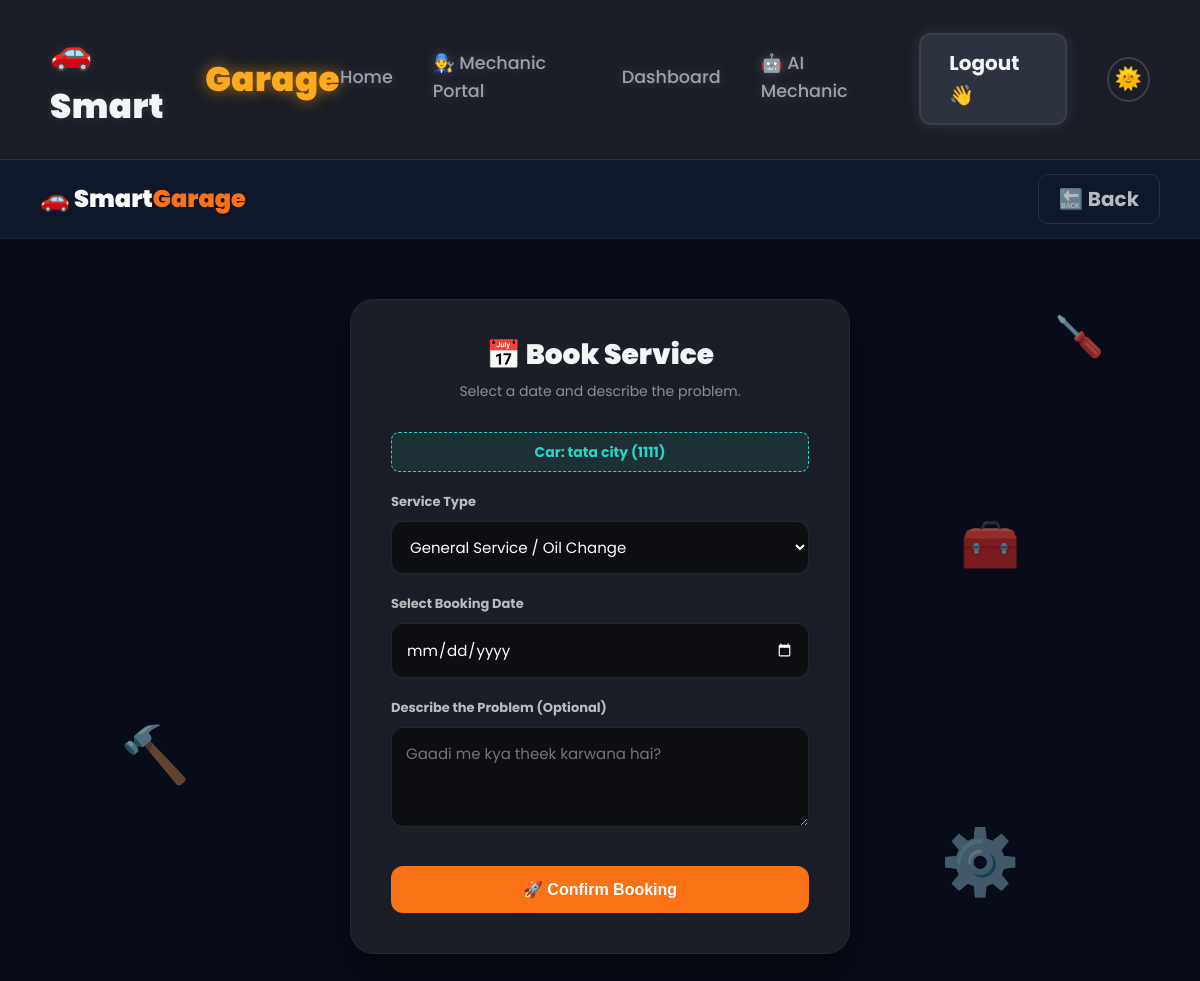
The page /bookings/create/2/ (signed in) on the database its author committed.
### customers/models.py (models this page shows, shortened)
class Vehicle(models.Model):
    FUEL_CHOICES = (
        ('Petrol', 'Petrol'),
        ('Diesel', 'Diesel'),
        ('CNG', 'CNG'),
        ('EV', 'Electric (EV)'),
    )
    owner = models.ForeignKey(settings.AUTH_USER_MODEL, on_delete=models.CASCADE, related_name='vehicles')
    registration_number = models.CharField(max_length=20, unique=True, help_text="e.g. MH 04 AB 1234")
    brand = models.CharField(max_length=50, help_text="e.g. Honda, Tata, Hyundai")
    car_model = models.CharField(max_length=50, help_text="e.g. City, Nexon, i20")
    fuel_type = models.CharField(max_length=20, choices=FUEL_CHOICES, default='Petrol')
    manufacturing_year = models.PositiveIntegerField()
    mileage = models.PositiveIntegerField(help_text="Current KMs driven", default=0)
    created_at = models.DateTimeField(auto_now_add=True)

### bookings/views.py (the view)
# urls.py: path('create/<int:vehicle_id>/', views.create_booking, name='create_booking'),
@login_required
def create_booking(request, vehicle_id):
    vehicle = get_object_or_404(Vehicle, id=vehicle_id, owner=request.user)
    if request.method == 'POST':
        form = BookingForm(request.POST)
        if form.is_valid():
            booking = form.save(commit=False)
            booking.customer = request.user
            booking.vehicle = vehicle
            booking.save()
            messages.success(request, 'Service successfully booked! Hum aapka wait karenge.')
            return redirect('core:customer_dashboard')
    else:
        form = BookingForm()
    return render(request, 'bookings/create_booking.html', {'form': form, 'vehicle': vehicle})

### bookings/forms.py
class BookingForm(forms.ModelForm):
    class Meta:
        model = Booking
        fields = ['service_type', 'booking_date', 'problem_description']
        widgets = {
            'booking_date': forms.DateInput(attrs={'type': 'date'}),
            'problem_description': forms.Textarea(attrs={'rows': 3, 'placeholder': 'Gaadi me kya theek karwana hai?'}),
        }
    def __init__(self, *args, **kwargs):
        super().__init__(*args, **kwargs)
        for field in self.fields.values():
            field.widget.attrs.update({'class': 'form-input'})

### core/context_processors.py (called while the page is built)
def site_settings(request):
    return {
        'SITE_NAME': 'Smart Garage',
        'SITE_TAGLINE': 'Premium Vehicle Service, Simplified.',
    }

### templates/bookings/create_booking.html (shortened to what this page needs)
{% extends "base.html" %}
{% block content %}
<nav class="nav">
  <a href="/" class="logo">
    🚗 Smart<span>Garage</span>
  </a>
  <div>
    <a href="{% url 'core:dashboard_redirect' %}" class="nbtn nlogin">🔙 Back</a>
  </div>
</nav>
<div class="form-container">
  <h2>📅 Book Service</h2>
  <p>Select a date and describe the problem.</p>
  <div class="v-badge">
    Car: {{ vehicle.brand }} {{ vehicle.car_model }} ({{ vehicle.registration_number }})
  </div>
  <form method="post">
    <div class="field">
      <label>Service Type</label>
      {{ form.service_type }}
    </div>
    <div class="field">
      <label>Select Booking Date</label>
      {{ form.booking_date }}
    </div>
    <div class="field">
      <label>Describe the Problem (Optional)</label>
      {{ form.problem_description }}
    </div>
    <button type="submit" class="btn-or">🚀 Confirm Booking</button>
  </form>
</div>
{% endblock %}

### static/css/design-system.css (style rules this page uses)
:root { --ink: #12141a; --ink-2: #0d0e12; --surface: #1b1e26; --surface-2: #242833; --surface-3: #2d323f; --steel: #3a3f4b; --steel-soft: #2a2e38; --amber: #ffaa1d; --amber-dim: #cc8716; --cyan: #29d3c6; --cyan-dim: #1fa89e; --red: #ef4444; --green: #22c55e; --paper: #f4f5f7; --paper-dim: rgba(255,255,255,0.7); --muted: #9ba1ae; --font-display: 'Barlow Condensed', sans-serif; --font-body: 'Inter', sans-serif; --radius-sm: 6px; --radius-md: 10px; --radius-lg: 16px; --shadow-card: 0 1px 0 rgba(255,255,255,0.04) inset, 0 12px 24px -12px rgba(0,0,0,0.5); --shadow-pop: 0 20px 40px -16px rgba(0,0,0,0.6); --ease: cubic-bezier(0.22, 1, 0.36, 1); }
* { box-sizing: border-box; }
html { scroll-behavior: smooth; }
body { margin: 0; background: linear-gradient(135deg, var(--ink) 0%, var(--ink-2) 100%); color: var(--paper); font-family: 'Poppins', sans-serif !important; font-size: 20px; line-height: 1.6; -webkit-font-smoothing: antialiased; min-height: 100vh; }
h1, h2, h3, h4 { font-family: 'Poppins', sans-serif !important; font-weight: 700; line-height: 1.05; margin: 0 0 16px 0; color: var(--paper); }
a { color: var(--cyan); text-decoration: none; transition: color 0.2s var(--ease); }
p { margin: 0 0 16px 0; }
.field { margin-bottom: 18px; }
.field label { display: block; font-size: 1.1rem; font-weight: 600; color: var(--muted); margin-bottom: 8px; }
.field input, .field select, .field textarea { width: 100%; padding: 14px 16px; background: var(--surface-2); border: 1px solid var(--steel); border-radius: var(--radius-sm); color: var(--paper); font-family: 'Poppins', sans-serif !important; font-size: 1.1rem; transition: border-color 0.18s var(--ease); }
.field textarea { resize: vertical; min-height: 100px; }

### templates/bookings/create_booking.html (style rules this page uses)
body { background: #070c18; color: #fff; font-family: 'Poppins', sans-serif; }
.nav { display: flex; justify-content: space-between; align-items: center; padding: 20px 40px; border-bottom: 1px solid rgba(255,255,255,0.05); background: #0f172a; }
.logo { font-size: 24px; font-weight: 900; color: #fff; text-decoration: none; }
.logo span { color: #f97316; }
.nbtn { padding: 10px 20px; border-radius: 10px; font-weight: 700; text-decoration: none; transition: 0.3s; }
.nlogin { color: rgba(255,255,255,0.7); border: 1px solid rgba(255,255,255,0.1); }
.form-container { max-width: 500px; margin: 60px auto; background: #1b1e26; padding: 40px; border-radius: 24px; border: 1px solid rgba(255,255,255,0.05); box-shadow: 0 20px 40px rgba(0,0,0,0.4); }
.form-container h2 { font-size: 28px; font-weight: 900; margin-bottom: 10px; text-align: center; }
.form-container p { text-align: center; color: rgba(255,255,255,0.5); font-size: 14px; margin-bottom: 30px; }
.field { margin-bottom: 20px; }
.field label { display: block; font-size: 13px; font-weight: 700; color: rgba(255,255,255,0.7); margin-bottom: 8px; }
.field input, .field select, .field textarea { width: 100%; padding: 14px; background: #0d0e12; border: 1px solid rgba(255,255,255,0.1); border-radius: 12px; color: #fff; font-family: inherit; font-size: 15px; }
.btn-or { width: 100%; background: #f97316; color: #fff; padding: 14px; border-radius: 12px; font-weight: 700; font-size: 16px; text-align: center; border: none; cursor: pointer; transition: 0.3s; margin-top: 10px; }
.v-badge { background: rgba(41,211,198,0.1); color: #29d3c6; padding: 8px 16px; border-radius: 8px; font-size: 14px; font-weight: 700; text-align: center; margin-bottom: 20px; border: 1px dashed #29d3c6; }

### rows shown on the page
Vehicle: brand "tata", car_model "city", registration_number "1111"
